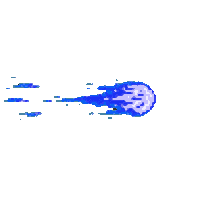
#> input picture images/battle/gifsbattle/bolaagua.gif, 200 x 200 px, found by its file name; its folder holds only this picture in this run
$ python processgifs.py
#> lines starting #> are read from the running program, lines starting #| are printed output that depends on the picture
from PIL import Image
import os

print("Diretorio atual:", os.getcwd())

def process_gifs(input_folder, output_folder):
    # Verifica se a pasta de saída existe, se não, cria
#> called with input_folder = 'images/battle/gifsbattle', output_folder = 'images/battle/gifsframes'
    os.makedirs(output_folder, exist_ok=True)

    # Percorre todos os arquivos no diretório de entrada
    for filename in os.listdir(input_folder):
        if filename.endswith(".gif"):
            gif_path = os.path.join(input_folder, filename)
            gif = Image.open(gif_path)
#> gif is the input picture: PIL image 200x200 P; mean R, G, B, A 4.8, 6.5, 13.3, 14.2

            # Cria uma subpasta para os quadros deste GIF
            gif_name = os.path.splitext(filename)[0]
            gif_output_folder = os.path.join(output_folder, gif_name)
            os.makedirs(gif_output_folder, exist_ok=True)

            # Extrai e salva cada quadro
            for frame in range(gif.n_frames):
                gif.seek(frame)
                frame_image = gif.convert("RGBA")
                frame_filename = f"frame_{frame:02d}.png"
                frame_image.save(os.path.join(gif_output_folder, frame_filename))
#> this loop made 6 passes
#> pass 2, in process_gifs, `frame_image = gif.convert("RGBA")`:
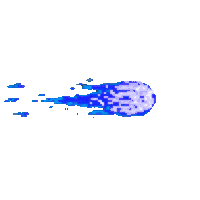
#> frame_image: PIL image 200x200 RGBA; mean R, G, B, A 6.4, 8.2, 16.2, 17; transparent parts drawn white
#> pass 3, in process_gifs, `frame_image = gif.convert("RGBA")`:
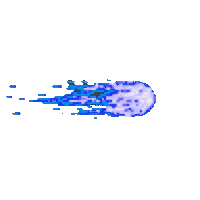
#> frame_image: PIL image 200x200 RGBA; mean R, G, B, A 7.9, 10.3, 17.8, 19.3; transparent parts drawn white
#> after the loop:
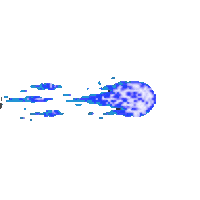
#> frame_image: PIL image 200x200 RGBA; mean R, G, B, A 6.2, 8.2, 14.6, 15.6; transparent parts drawn white

            print(f"Quadros de {filename} salvos com sucesso na pasta {gif_output_folder}!")
#| Quadros de bolaagua.gif salvos com sucesso na pasta images/battle/gifsframes/bolaagua!

# Exemplo de uso com caminho relativo
input_folder = "images/battle/gifsbattle"  # Caminho relativo do script até a pasta 'gifs'
output_folder = "images/battle/gifsframes"  # Caminho relativo para a pasta onde os quadros serão salvos

if not os.path.exists(input_folder):
    print(f"Erro: A pasta de entrada '{input_folder}' não existe.")
else:
    print(f"A pasta de entrada '{input_folder}' foi encontrada.")

process_gifs(input_folder, output_folder)
